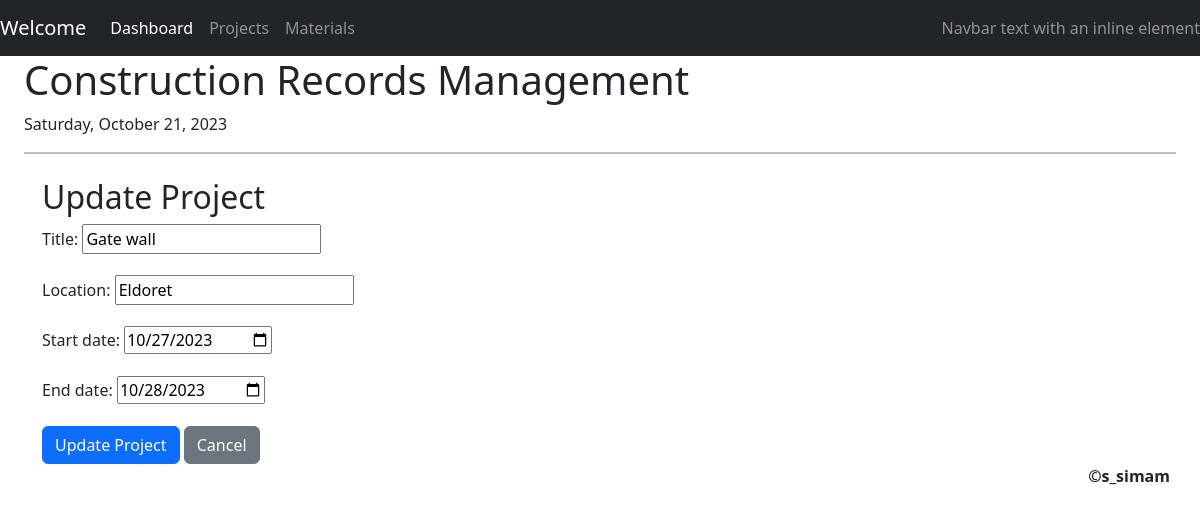
Page /manager/update_project/10/ on the committed database.
### manager/models.py (models this page shows, shortened)
class Project(models.Model):
    title = models.CharField(max_length=100)
    location = models.CharField(max_length=64)
    start_date = models.DateField()
    end_date = models.DateField()
    status = models.CharField(max_length=20, choices=STATUS_CHOICES)
    materials = models.ManyToManyField(Material, through='MaterialAssignment', related_name="materials_used")

### manager/views.py (the view)
# urls.py: path("update_project/<int:project_id>/", views.update_project, name="update_project"),
def update_project(request, project_id):
    project = Project.objects.get(pk=project_id)
    if request.method == 'POST':
        form = ProjectForm(request.POST, instance=project)
        if form.is_valid():
            project = form.save()
            return redirect('project_detail', project_id=project.id)
    else:
        form = ProjectForm(instance=project)
    return render(request, 'manager/update_project.html', {'form': form, 'project': project})

### manager/forms.py
class ProjectForm(forms.ModelForm):
    class Meta:
        model = Project
        fields = ["title", "location", "start_date", "end_date"]
        widgets = {
            'start_date': forms.DateInput(attrs={'type': 'date'}),
            'end_date': forms.DateInput(attrs={'type': 'date'}),
        }

### manager/templates/manager/update_project.html (shortened to what this page needs)
{% extends 'manager/layout.html' %}
{% block body %}
    <div class="container mt-4">
        <h2>Update Project</h2>
        <form method="post">
            {{ form.as_p }}
            <button type="submit" class="btn btn-primary">Update Project</button>
            <a href="{% url 'project_detail' project.id %}" class="btn btn-secondary">Cancel</a>
        </form>
    </div>
{% endblock %}

### rows in the picture
Project: title "Gate wall", location "Eldoret", start_date "10/27/2023", end_date "10/28/2023"
